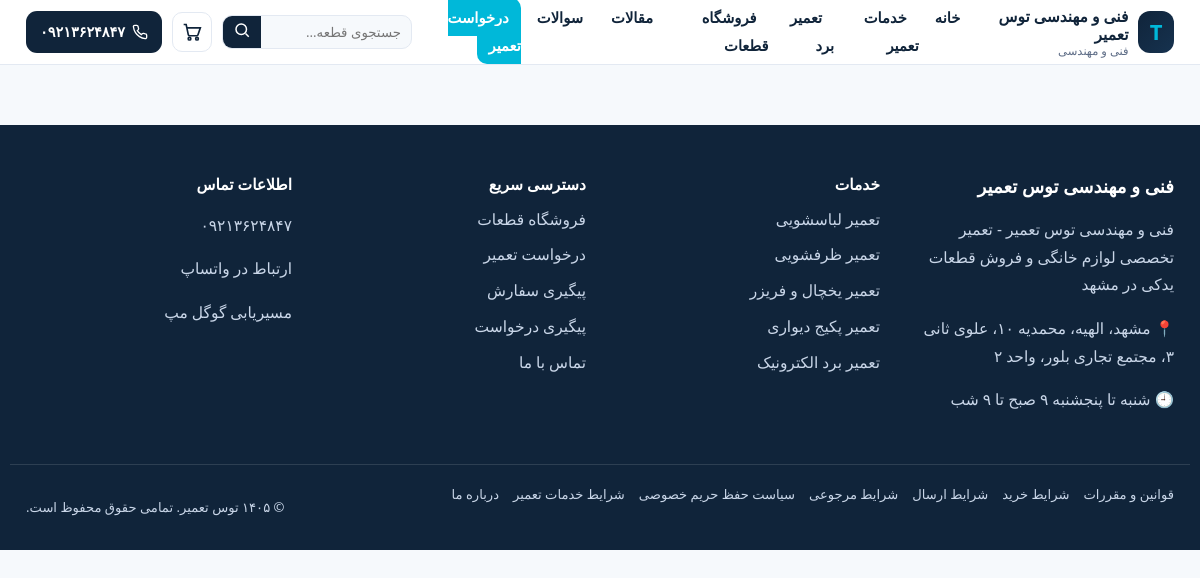
Page /tamirboard on the committed database.
### tables this page shows
CREATE TABLE pages (
  id INT UNSIGNED AUTO_INCREMENT PRIMARY KEY,
  title VARCHAR(200) NOT NULL,
  slug VARCHAR(200) NOT NULL UNIQUE,
  body LONGTEXT NULL,
  is_published TINYINT(1) NOT NULL DEFAULT 1,
  show_in_footer TINYINT(1) NOT NULL DEFAULT 0,
  seo_title VARCHAR(180) NULL,
  seo_description VARCHAR(300) NULL,
  canonical_url VARCHAR(255) NULL,
  robots_meta VARCHAR(40) NOT NULL DEFAULT 'index,follow',
  schema_type VARCHAR(40) NOT NULL DEFAULT 'WebPage',
  created_at TIMESTAMP DEFAULT CURRENT_TIMESTAMP,
  updated_at TIMESTAMP DEFAULT CURRENT_TIMESTAMP ON UPDATE CURRENT_TIMESTAMP
);

### core/View.php (called while the page is built, shortened)
<?php
class View {
    public static string $viewPath = '';
    public static function render(string $template, array $data = [], ?string $layout = 'layouts/main'): void {
        extract($data, EXTR_SKIP);
        $__content = ob_get_clean();
        if ($layout !== null) {
            $__layoutFile = rtrim(self::$viewPath, '/') . '/' . $layout . '.php';
            include $__layoutFile;
        } else {
            echo $__content;
        }
    }
}

### app/Controllers/FrontController.php (called while the page is built, shortened)
<?php
class FrontController {
    protected function view(string $tpl, array $data = [], string $layout = 'layouts/main'): void {
        View::render($tpl, $data, $layout);
    }
    protected function share(array $data = []): array {
        $data['nav_categories'] = Category::activeTree();
        $data['footer_pages']   = Page::all('is_published=1 AND show_in_footer=1', [], 'id ASC');
        $data['site_name']      = setting('site_name', 'توس تعمیر');
        $data['site_logo']      = setting('site_logo', '');
        return $data;
    }
    public function board(): void {
        $boards = Database::all("SELECT * FROM services WHERE is_published=1 AND (is_board_service=1 OR slug LIKE '%board%' OR name LIKE '%برد%') ORDER BY sort_order ASC");
        $primary = null;
        $primary = $primary ?: ($boards[0] ?? null);
        $faqs = $primary ? Faq::forTarget('service', (int)$primary['id']) : Faq::general(6);
        $this->view('front/board', $this->share([
            'service' => $primary,
            'boards' => $boards,
            'faqs' => $faqs,
            'faq_schema' => SeoMeta::faqSchema($faqs),
            'title' => setting('board_seo_title', 'تعمیر تخصصی برد الکترونیک لوازم خانگی در مشهد | توس تعمیر'),
            'meta_description' => setting('board_seo_description', 'تعمیر برد لباسشویی، یخچال، کولر گازی و پکیج با تجهیزات SMD و گارانتی؛ عیب‌یابی دقیق و قیمت شفاف.'),
            'schema_json' => $primary ? SeoMeta::serviceSchema($primary) : SeoMeta::organization(),
            'breadcrumbs' => ['خانه' => '/', 'تعمیر برد' => '/tamirboard'],
        ]));
    }
}

### core/Router.php (called while the page is built, shortened)
<?php
class Router {
    private array $routes = ['GET' => [], 'POST' => []];
    private function add(string $method, string $pattern, callable|array $handler): void {
        $regex = preg_replace('#\{([a-zA-Z_]+)\}#', '(?P<$1>[^/]+)', $pattern);
        $this->routes[$method][] = ['#^' . $regex . '$#u', $handler];
    }
    public function dispatch(string $method, string $path): void {
        $path = '/' . trim($path, '/');
        foreach ($this->routes[$method] ?? [] as [$regex, $handler]) {
            if (preg_match($regex, $path, $m)) {
                $params = array_filter($m, 'is_string', ARRAY_FILTER_USE_KEY);
                if (is_array($handler)) {
                    [$ctrl, $action] = $handler;
                    $instance = new $ctrl();
                    $instance->$action(...array_values($params));
                } else {
                    $handler(...array_values($params));
                }
                return;
            }
        }
    }
}

### public_html/index.php (called while the page is built, shortened)
<?php
$router = new Router();
$path = parse_url($_SERVER['REQUEST_URI'] ?? '/', PHP_URL_PATH) ?: '/';
$path = rawurldecode($path);
$method = $_SERVER['REQUEST_METHOD'] === 'POST' ? 'POST' : 'GET';
$router->get('/',                        [FrontController::class, 'home']);
$router->get('/khedmat',                 [FrontController::class, 'services']);
$router->get('/khedmat-tamirat-lavamzesh-khaneghi-dar-mashhad', [FrontController::class, 'services']);
$router->get('/tamirboard',              [FrontController::class, 'board']);
$router->get('/dvazdah-bazar-device-ha', [FrontController::class, 'devices']);
$router->get('/daste-bandi-dastgah-ha',  [FrontController::class, 'devices']);
$router->get('/forushgah',               [FrontController::class, 'shop']);
$router->get('/jostejo',                 [FrontController::class, 'search']);
$router->get('/maghale-at',              [FrontController::class, 'articles']);
$router->get('/faq',                     [FrontController::class, 'faqPage']);
$router->get('/soalat-pasokh',           [FrontController::class, 'faqPage']);
$router->get('/sitemap-pages',           [FrontController::class, 'sitemapPage']);
$router->get('/darkhast-tamir',          [FrontController::class, 'requestForm']);
$router->get('/peigiri-darkhast',        [FrontController::class, 'trackRequest']);
$router->get('/tamirasal-khana-dar-mashhad-tos-tamir', [FrontController::class, 'contact']);
$router->get('/sabad-kharid',            [CartController::class, 'view']);
$router->get('/takmil-safarish',         [CartController::class, 'checkout']);
$router->get('/peigiri-order',           [CartController::class, 'trackOrder']);
$router->get('/khedmat/{slug}',          [FrontController::class, 'service']);
$router->get('/mahsol/{slug}',           [FrontController::class, 'product']);
$router->get('/maghaleh/{slug}',         [FrontController::class, 'article']);
$router->get('/pay/{tracking}',          [CartController::class, 'payPage']);
$router->get('/sitemap.xml',             [SeoController::class, 'sitemap']);
$router->get('/robots.txt',              [SeoController::class, 'robots']);
$router->post('/darkhast-tamir',         [FrontController::class, 'requestSubmit']);
$router->post('/peigiri-darkhast',       [FrontController::class, 'trackRequest']);
$router->post('/cart/add',               [CartController::class, 'add']);
$router->post('/cart/update',            [CartController::class, 'update']);
$router->post('/cart/remove',            [CartController::class, 'removeItem']);
$router->post('/cart/coupon',            [CartController::class, 'coupon']);
$router->post('/order/place',            [CartController::class, 'placeOrder']);
$router->post('/pay/start',              [CartController::class, 'payStart']);
$router->post('/comment/store',          [FrontController::class, 'commentSubmit']);
$router->get('/pay/callback/{gw}',       [CartController::class, 'callback']);
$router->post('/pay/callback/{gw}',      [CartController::class, 'callback']);
$router->dispatch($method, $path);

### app/Helpers/functions.php (called while the page is built, shortened)
<?php
function e(?string $s): string {
    return htmlspecialchars((string)$s, ENT_QUOTES | ENT_SUBSTITUTE, 'UTF-8');
}
function settings_all(bool $refresh = false): array {
    static $cache = null;
    if ($cache === null || $refresh) {
        $cache = [];
        foreach (Database::all("SELECT skey,svalue FROM settings") as $r) $cache[$r['skey']] = $r['svalue'];
    }
    return $cache;
}
function setting(string $key, string $default = ''): string {
    $s = settings_all();
    $v = $s[$key] ?? null;
    return ($v === null || $v === '') ? $default : (string)$v;
}
function fa_digits(string $s): string {
    return str_replace(['0','1','2','3','4','5','6','7','8','9'],
                       ['۰','۱','۲','۳','۴','۵','۶','۷','۸','۹'], (string)$s);
}
function shamsi_date(?string $datetime = null, bool $withTime = false): string {
    if (!$datetime) return '';
    $ts = strtotime($datetime);
    [$jy, $jm, $jd] = greg_to_jalali((int)date('Y', $ts), (int)date('n', $ts), (int)date('j', $ts));
    $out = fa_digits(sprintf('%04d/%02d/%02d', $jy, $jm, $jd));
    return $out;
}

### core/Database.php (called while the page is built, shortened)
<?php
class Database {
    private static ?PDO $pdo = null;
    public static function pdo(): PDO {
        if (self::$pdo === null) {
            $cfg = require __DIR__ . '/../config/database.php';
            $dsn = sprintf('mysql:host=%s;port=%s;dbname=%s;charset=utf8mb4',
                $cfg['host'], $cfg['port'], $cfg['name']);
            try {
                self::$pdo = new PDO($dsn, $cfg['user'], $cfg['pass'], [
                    PDO::ATTR_ERRMODE => PDO::ERRMODE_EXCEPTION,
                    PDO::ATTR_DEFAULT_FETCH_MODE => PDO::FETCH_ASSOC,
                    PDO::ATTR_EMULATE_PREPARES => false,
                    PDO::MYSQL_ATTR_INIT_COMMAND => "SET NAMES utf8mb4 COLLATE utf8mb4_persian_ci",
                ]);
            } catch (PDOException $e) {
                error_log('[DB] ' . $e->getMessage());
                if (!headers_sent()) {
                    http_response_code(500);
                    echo 'خطای اتصال به پایگاه داده. لطفاً بعداً تلاش کنید.';
                }
                exit;
            }
        }
        return self::$pdo;
    }
    public static function run(string $sql, array $params = []): \PDOStatement {
        $st = self::pdo()->prepare($sql);
        $st->execute($params);
        return $st;
    }
    public static function all(string $sql, array $params = []): array {
        return self::run($sql, $params)->fetchAll();
    }
}

### app/Models/BaseModel.php (called while the page is built, shortened)
<?php
class BaseModel {
    protected static string $table = '';
    public static function all(string $where = '', array $params = [], string $order = '', int $limit = 0): array {
        $sql = 'SELECT * FROM `' . static::$table . '`' . ($where ? " WHERE $where" : '');
        if ($order !== '') $sql .= ' ORDER BY ' . $order;
        return Database::all($sql, $params);
    }
}

### app/Views/layouts/main.php (the view, shortened to what this page needs)
<?php
$siteName = setting('site_name', 'توس تعمیر');
$wa       = setting('contact_whatsapp', '989213624847');
$phone    = setting('contact_phone', '09213624847');
?>
<!DOCTYPE html>
<html lang="fa" dir="rtl">
<head>
<link rel="stylesheet" href="/assets/css/style.css?v=1">
</head>
<body>
<header class="site-header" id="top">
  <div class="container header-inner">
    <a class="brand" href="/">
      <?php if (!empty($site_logo ?? setting('site_logo', ''))): ?>
        <img src="<?= e(setting('site_logo')) ?>" alt="<?= e($siteName) ?>" width="140" height="44">
      <?php else: ?>
        <span class="brand-mark" aria-hidden="true">T</span>
        <span class="brand-text"><?= e($siteName) ?><small>فنی و مهندسی</small></span>
      <?php endif; ?>
    </a>
    <nav class="main-nav" id="mainNav" aria-label="منوی اصلی">
      <ul>
        <li><a href="/">خانه</a></li>
        <li><a href="/khedmat">خدمات تعمیر</a></li>
        <li><a href="/tamirboard">تعمیر برد</a></li>
        <li><a href="/forushgah">فروشگاه قطعات</a></li>
        <li><a href="/maghale-at">مقالات</a></li>
        <li><a href="/faq">سوالات</a></li>
        <li><a href="/darkhast-tamir" class="nav-cta">درخواست تعمیر</a></li>
      </ul>
    </nav>
    <div class="header-actions">
      <form class="header-search" action="/forushgah" method="get" role="search" aria-label="جستجوی محصولات">
        <input type="search" name="q" placeholder="جستجوی قطعه…" aria-label="جستجو" maxlength="80">
        <button type="submit" aria-label="جستجو">
          <svg width="18" height="18" viewBox="0 0 24 24" fill="none" stroke="currentColor" stroke-width="2"><circle cx="11" cy="11" r="7"/><path d="M21 21l-4.3-4.3"/></svg>
        </button>
      </form>
      <a class="icon-btn" href="/sabad-kharid" aria-label="سبد خرید" id="cartLink">
        <svg width="20" height="20" viewBox="0 0 24 24" fill="none" stroke="currentColor" stroke-width="2"><circle cx="9" cy="20" r="1.6"/><circle cx="18" cy="20" r="1.6"/><path d="M2 3h3l2.6 12.4a1.5 1.5 0 0 0 1.5 1.1h8.7a1.5 1.5 0 0 0 1.4-1.1L22 7H6"/></svg>
      </a>
      <a class="btn-call" href="tel:<?= e($phone) ?>">
        <span><?= fa_digits(e($phone)) ?></span>
      </a>
    </div>
  </div>
</header>
<footer class="site-footer">
  <div class="container footer-grid">
    <section>
      <h3><?= e($siteName) ?></h3>
      <p><?= e(setting('footer_text', 'تعمیر تخصصی لوازم خانگی و فروش قطعات اصلی در مشهد')) ?></p>
      <p class="ft-addr">📍 <?= e(setting('contact_address', 'مشهد، الهیه، محمدیه ۱۰، علوی ثانی ۳، مجتمع تجاری بلور، واحد ۲')) ?></p>
      <p class="ft-hours">🕘 <?= e(setting('working_hours', 'شنبه تا پنجشنبه ۹ تا ۲۰')) ?></p>
    </section>
    <section>
      <h4>خدمات</h4>
      <ul>
        <li><a href="/khedmat/washing-machine-repair">تعمیر لباسشویی</a></li>
        <li><a href="/khedmat/dishwasher-repair">تعمیر ظرفشویی</a></li>
        <li><a href="/khedmat/refrigerator-repair">تعمیر یخچال و فریزر</a></li>
        <li><a href="/khedmat/wall-boiler-repair">تعمیر پکیج دیواری</a></li>
        <li><a href="/tamirboard">تعمیر برد الکترونیک</a></li>
      </ul>
    </section>
    <section>
      <h4>دسترسی سریع</h4>
      <ul>
        <li><a href="/forushgah">فروشگاه قطعات</a></li>
        <li><a href="/darkhast-tamir">درخواست تعمیر</a></li>
        <li><a href="/peigiri-order">پیگیری سفارش</a></li>
        <li><a href="/peigiri-darkhast">پیگیری درخواست</a></li>
        <li><a href="/tamirasal-khana-dar-mashhad-tos-tamir">تماس با ما</a></li>
      </ul>
    </section>
    <section>
      <h4>اطلاعات تماس</h4>
      <p><a href="tel:<?= e($phone) ?>"><?= fa_digits($phone) ?></a></p>
      <p><a href="https://wa.me/<?= e($wa) ?>" rel="noopener nofollow" target="_blank">ارتباط در واتساپ</a></p>
      <?php if (($map = setting('google_maps_link', '')) !== ''): ?><p><a href="<?= e($map) ?>" rel="noopener nofollow" target="_blank">مسیریابی گوگل مپ</a></p><?php endif; ?>
    </section>
  </div>
  <div class="footer-bottom container">
    <nav class="legal-links">
      <?php
      $fp = $footer_pages ?? [];
      foreach ($fp as $pg): ?><a href="/<?= e($pg['slug']) ?>"><?= e($pg['title']) ?></a><?php endforeach; ?>
    </nav>
    <p><?= e(setting('copyright_text', '© ' . shamsi_date(null) . ' توس تعمیر — تمامی حقوق محفوظ است.')) ?></p>
  </div>
</footer>
</body>
</html>

### rows in the picture
pages: title "قوانین و مقررات"
pages: title "شرایط خرید"
pages: title "شرایط ارسال"
pages: title "شرایط مرجوعی"
pages: title "سیاست حفظ حریم خصوصی"
pages: title "شرایط خدمات تعمیر"
pages: title "درباره ما"

### other values in the picture
$siteName "فنی و مهندسی توس تعمیر"
fa_digits(e($phone)) "۰۹۲۱۳۶۲۴۸۴۷"
setting('working_hours', 'شنبه تا پنجشنبه ۹ تا ۲۰') "شنبه تا پنجشنبه ۹ صبح تا ۹ شب"
fa_digits($phone) "۰۹۲۱۳۶۲۴۸۴۷"
